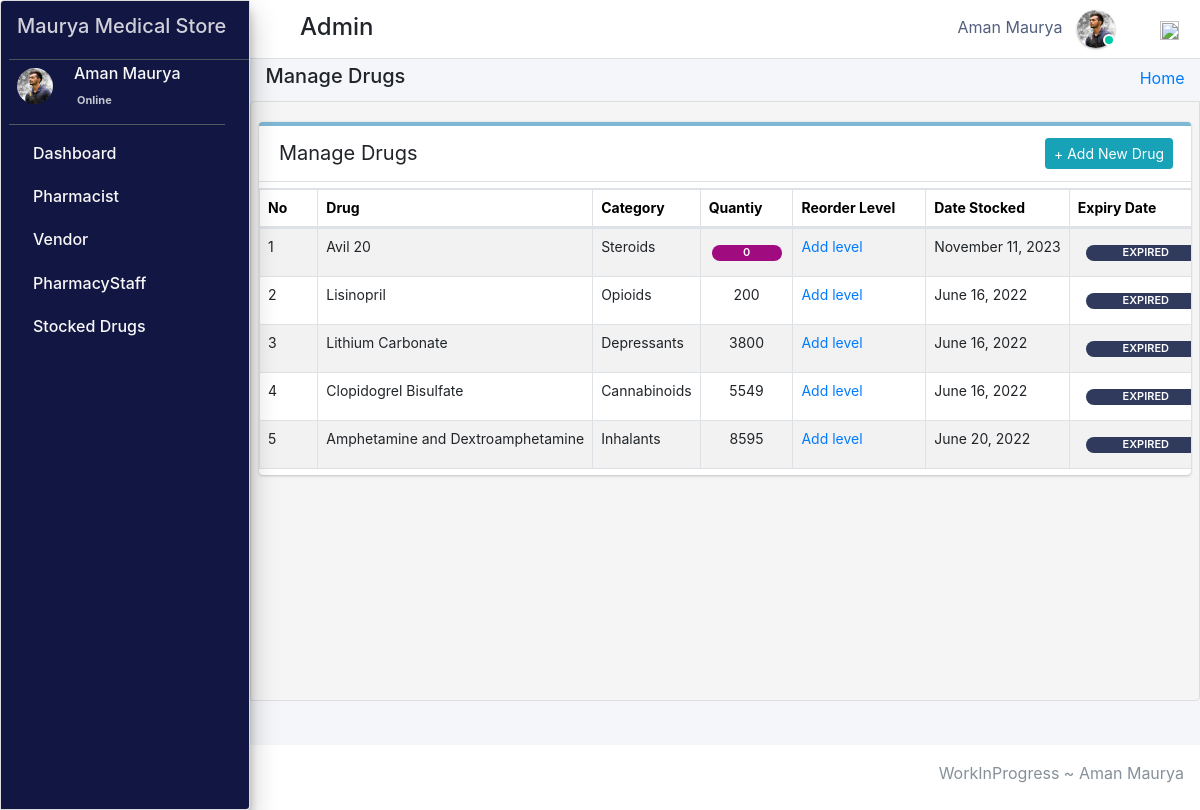
The page /admin_user/manage_stock/ (signed in) on the database as committed earlier.
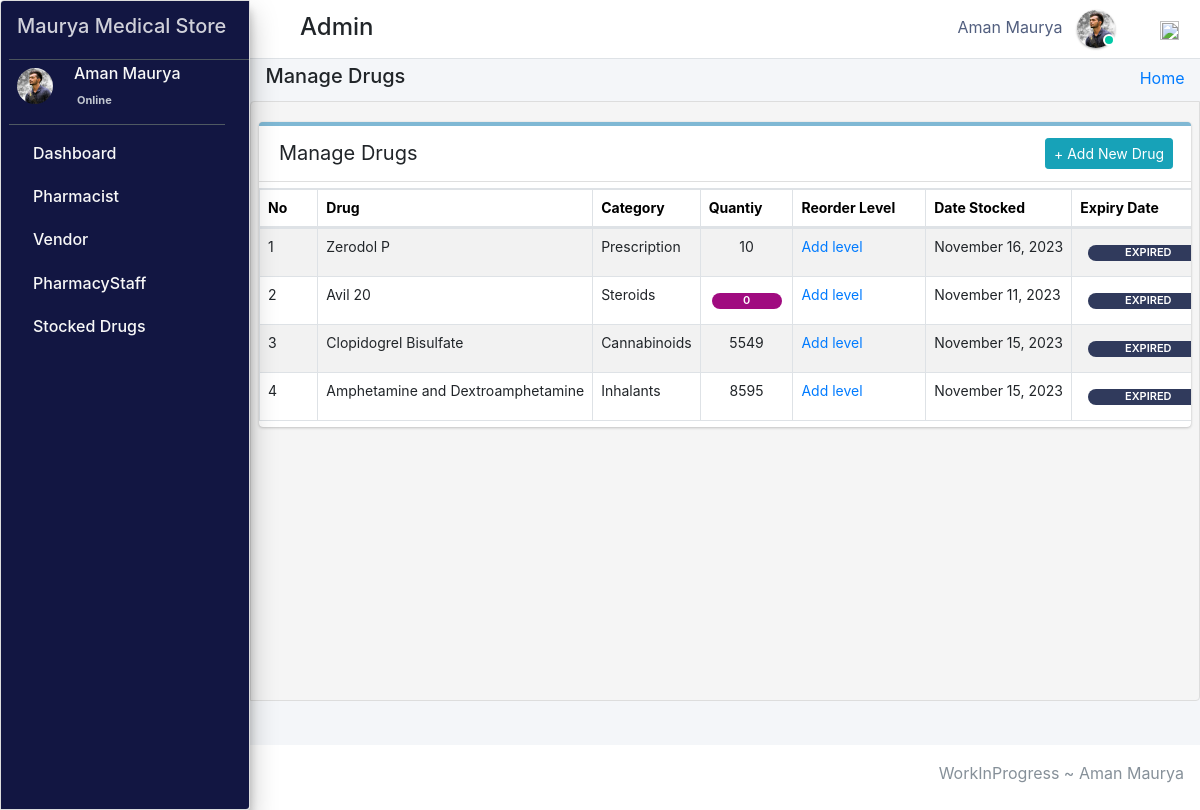
The same page on the database as committed later.
### pharmacy/models.py (models this page shows, shortened)
class CustomUser(AbstractUser):
    user_type_data = ((1, "AdminHOD"), (2, "Pharmacist"), (3, "Doctor"), (4, "PharmacyClerk"),(5, "Patients"))
    user_type = models.CharField(default=1, choices=user_type_data, max_length=10)

class AdminHOD(models.Model):
    gender_category=(
        ('Male','Male'),
        ('Female','Female'),
    )
    admin = models.OneToOneField(CustomUser,null=True, on_delete = models.CASCADE)
    emp_no= models.CharField(max_length=100,null=True,blank=True)
    gender=models.CharField(max_length=100,null=True,choices=gender_category)
    mobile=models.CharField(max_length=10,null=True,blank=True)
    address=models.CharField(max_length=300,null=True,blank=True)
    profile_pic=models.ImageField(default="admin.png",null=True,blank=True)
    created_at = models.DateTimeField(auto_now_add=True)
    updated_at = models.DateTimeField(auto_now=True)
    date_employed=models.DateTimeField(auto_now_add=True, auto_now=False)
    objects = models.Manager()

class Stock(models.Model):
    category = models.ForeignKey(Category,null=True,on_delete=models.CASCADE,blank=True)
    drug_imprint=models.CharField(max_length=6 ,blank=True, null=True)
    drug_name = models.CharField(max_length=50, blank=True, null=True)
    drug_color = models.CharField(max_length=50, blank=True, null=True)
    drug_shape = models.CharField(max_length=50, blank=True, null=True)
    quantity = models.IntegerField(default='0', blank=True, null=True)
    receive_quantity = models.IntegerField(default='0', blank=True, null=True)
    reorder_level = models.IntegerField(default='0', blank=True, null=True)
    manufacture= models.CharField(max_length=50, blank=True, null=True)
    last_updated = models.DateTimeField(auto_now_add=False, auto_now=True)
    timestamp = models.DateTimeField(auto_now_add=True, auto_now=False)
    drug_strength= models.CharField(max_length=10, blank=True, null=True)
    valid_from = models.DateTimeField(blank=True, null=True,default=timezone.now)
    valid_to = models.DateTimeField(blank=False, null=True)
    drug_description=models.TextField(blank=True,max_length=1000,null=True)
    drug_pic=models.ImageField(default="images2.png",null=True,blank=True)
    objects = ExpiredManager()

class Category(models.Model):
    name = models.CharField(max_length=50, blank=False, null=True)
    def __str__(self):
        return str(self.name)

### pharmacy/HODViews.py (the view)
# urls.py: path('admin_user/manage_stock/',HODViews.manageStock,name='manage_stock'),
def manageStock(request):
    stocks = Stock.objects.all().order_by("-id")
    ex=Stock.objects.annotate(
    expired=ExpressionWrapper(Q(valid_to__lt=Now()), output_field=BooleanField())
    ).filter(expired=True)
    eo=Stock.objects.annotate(
    expired=ExpressionWrapper(Q(valid_to__lt=Now()), output_field=BooleanField())
    ).filter(expired=False)
    context = {
        "stocks": stocks,
        "expired":ex,
        "expa":eo,
        "title":"Manage Stocked Drugs"
    }
    return render(request,'hod_templates/manage_stock.html',context)

### pharmacy/templates/hod_templates/manage_stock.html (shortened to what this page needs)
{% extends 'hod_templates/base_template.html'%} {% block page_title %}
<h5>Manage Drugs</h5>
{% endblock page_title %} {% block main_content %}
<section class="content">
    <div class="row">
        <div class="col-md-12">
            <div class="card manage sc">
                <div class="card-header">
                    <span>Manage Drugs</span>
                    <div class="card-tools d-flex">
                        <a class="btn btn-sm btn-info mr-2" href="{% url 'add_stock' %}" role="button">+ Add New Drug</a>
                    </div>
                </div>
                <table class="table table-bordered table-hover dataTable" id="plist">
                    <thead>
                        <tr>
                            <th>No</th>
                            <th>Drug</th>
                            <th>Category</th>
                            <th>Quantiy</th>
                            <th>Reorder Level</th>
                            <th>Date Stocked</th>
                            <th>Expiry Date</th>
                        </tr>
                    </thead>
                    <tbody>
                        {% for stock in stocks %}
                        <tr class="hov">
                            <td>{{forloop.counter}}</td>
                            <td>{{stock.drug_name}}</td>
                            <td>{{stock.category}}</td>
                            <td>
                                <span class="d-flex justify-content-center">
                                 {% if stock.quantity <= stock.reorder_level %}
                                <div  class="d-flex justify-content-center px-2 mt-2"style="background-color:#a00b80;;border-radius: 10px;font-size: 11px; width:70px;font-weight: 600;color: white;">{{stock.quantity}}</div>
                                {% else %}{{stock.quantity}}
                                {% endif %}</span>
                            </td>
                            <td>
                                {% if stock.reorder_level %}
                                <a href="{% url 'reorder_level' stock.id %}">{{stock.reorder_level}}</a></td>
                            {% else %}
                            <a href="{% url 'reorder_level' stock.id %}">Add level</a> {% endif %}
                            <td>{{stock.last_updated |date:"F d, Y"}}</td>
                            {% for expire in expired %} {% if stock.drug_name == expire.drug_name %}
                            <td class="">
                                <div style="background-color: rgb(48, 58, 92);border-radius: 10px;font-size: 11px; width:120px;font-weight: 600;color: white;" class="d-flex justify-content-center ml-2 mt-2 px-1 "> EXPIRED </div>
                            </td>
                            {% endif %} {% endfor %}
                        </tr>
                        {% endfor %}
                    </tbody>
                </table>
            </div>
        </div>
    </div>
</section>
{% endblock %}

### pharmacy/templates/hod_templates/base_template.html (shortened to what this page needs)
{% extends 'base_file.html' %} {% block htm %}
<body class="hold-transition sidebar-mini layout-fixed">
    <div class="wrapper">
        <nav class="main-header navbar navbar-expand navbar-white navbar-light">
            <ul class="navbar-nav">
                <li class="nav-item">
                    <a class="nav-link" data-widget="pushmenu" href="#" role="button"></a>
                </li>
            </ul>
            <h4 style="margin-left: 10px; margin-top: 5px;">Admin </h4>
            <ul class="navbar-nav ml-auto">
                <li class="mx-3">
                    <a href="#" class="sm-submenu-with-image a">
                        <span>{{user.first_name}}  {{user.last_name}}</span>
                        <img src="{{request.user.adminhod.profile_pic.url}}" class="img-circle elevation-1" width="38" height="38" alt="">
                        <span class="avatar-status avatar-sm-status avatar-status-success"></span>
                    </a>
                </li>
                <li class="nav-item dropdown ml-3 low">
                    <a href="#" class="btn btn-outlined btn-black text-muted bg-transparent " data-toggle="dropdown" aria-expanded="false" data-wow-delay="0.7s"><img src="https://img.icons8.com/ios/50/000000/settings.png" width="19" height="19">
                    </a>
                </li>
            </ul>
        </nav>
        {% include 'hod_templates/sidebar.html'%}
        <div class="content-wrapper">
            <div class="content-header">
                <div class="container-fluid">
                    <div class="row ">
                        <div class="col-sm-6">
                            <h1 class="m-0 text-dark">
                                {% block page_title %} {% endblock page_title %}
                            </h1>
                        </div>
                        <div class="col-sm-6 ">
                            <ol class="breadcrumb float-sm-right">
                                <li class="breadcrumb-item"><a href="{%url  'admin_dashboard' %}">Home</a></li>
                            </ol>
                        </div>
                    </div>
                </div>
            </div>
            {% block main_content %} {% endblock main_content %}
        </div>
        {% include 'hod_templates/footer.html'%}
    </div>
    {% endblock htm %}

### pharm/pharmacy/templates/base_file.html (shortened to what this page needs)
{% load static %}
<!DOCTYPE html>
<html lang="en">
<head>
    <link rel="stylesheet" href="{% static 'css/bootstrap.min.css'%}">
    <link rel="stylesheet" href="{% static 'css/main.css'%}">
    <link rel="stylesheet" href="{% static 'css/profile.css'%}">
    <link rel="stylesheet" href="{% static " fontawesome-free/css/all.min.css " %}">
    <link rel="stylesheet" href="https://code.ionicframework.com/ionicons/2.0.1/css/ionicons.min.css">
    <link rel="stylesheet" href="{% static 'dist/css/adminlte.css'  %}">
    <link rel="stylesheet" href="{% static 'pace-progress/themes/black/pace-theme-flat-top.css' %}">
    <link rel="stylesheet" href="{% static 'datatables-bs4/css/dataTables.bootstrap4.min.css'%}">
    <link rel="stylesheet" href="{% static 'datatables-responsive/css/responsive.bootstrap4.min.css'%}">
    <link rel="stylesheet" href="{% static 'datatables-buttons/css/buttons.bootstrap4.min.css'%}">
    <link rel="stylesheet" href="{% static 'css/select2.css' %}">
    <link href="{% static 'jquery-ui2/jquery-ui.min.css' %}" rel="stylesheet">
    <link href="{% static 'jquery-ui2/jquery-ui.structure.min.css' %}" rel="stylesheet">
    <link href="{% static 'jquery-ui2/jquery-ui.theme.min.css' %}" rel="stylesheet">
</head>
{% block htm %} {% endblock htm%}
</body>
</html>

### pharmacy/templates/hod_templates/sidebar.html (shortened to what this page needs)
<aside class="main-sidebar sidebar-dark-primary elevation-4">
    <a href="" class="brand-link ml-2">
        <span><h5>Maurya Medical Store</h5></span>
    </a>
    <div class="sidebar">
        <div class="user-panel mr-3">
            <div class="pull-left image sm-submenu-with-image a ml-2 ">
                <img src="{{request.user.adminhod.profile_pic.url}}" class="img-circle mt-2" width="36" height="36" alt="User Image">
            </div>
            <div class="pull-left info">
                <p>{{user.first_name}} {{user.last_name}}</p>
                <a href="#"> Online</a>
            </div>
        </div>
        <nav class="mt-2">
            <ul class="nav nav-pills nav-sidebar flex-column" data-widget="treeview" role="menu" data-accordion="false">
                <li class="nav-item">
                    <a href="{% url  'admin_dashboard' %}" class="nav-link">
                        <p>
                            Dashboard
                        </p>
                    </a>
                </li>
                <li class="nav-item">
                    <a href="#" class="nav-link">
                        <p>
                            Pharmacist
                        </p>
                    </a>
                </li>
                <li class="nav-item">
                    <a href="#" class="nav-link">
                        <p>
                            Vendor
                        </p>
                    </a>
                </li>
                <li class="nav-item">
                    <a href="#" class="nav-link">
                        <p>
                            PharmacyStaff
                        </p>
                    </a>
                </li>
                <li class="nav-item">
                    <a href="#" class="nav-link">
                        <p>
                            Stocked Drugs
                        </p>
                    </a>
                </li>
            </ul>
        </nav>
    </div>
</aside>

### pharmacy/templates/hod_templates/footer.html
<footer class="main-footer pt-3 text-center">
    <div class="float-right d-none d-sm-inline-block">
        WorkInProgress ~ Aman Maurya
    </div>
</footer>

Rows that differ between the two databases and show on the page:
removed Stock: drug_name "Lisinopril", category "Opioids", quantity "200", reorder_level "Add level", last_updated "June 16, 2022", shows "EXPIRED"
removed Stock: drug_name "Lithium Carbonate", category "Depressants", quantity "3800", reorder_level "Add level", last_updated "June 16, 2022", shows "EXPIRED"
added Stock: drug_name "Zerodol P", category "Prescription", quantity "10", reorder_level "Add level", last_updated "November 16, 2023", shows "EXPIRED"
changed Stock "Clopidogrel Bisulfate": last_updated "June 16, 2022" → "November 15, 2023"
changed Stock "Amphetamine and Dextroamphetamine": last_updated "June 20, 2022" → "November 15, 2023"
